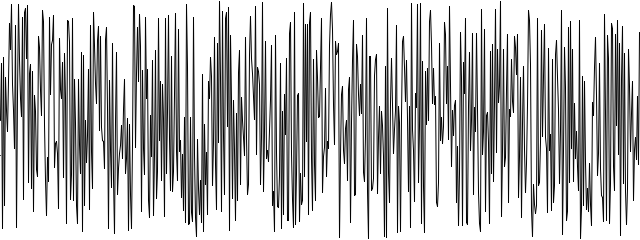
Frame 1 (no input)
Frame 60 (the mouse pressed at the canvas centre just before this capture): identical to frame 1, image omitted
Frame 120 (the mouse held since frame 60 and released just before this capture): identical to frame 1, image omitted

The Processing sketch that drew this single still picture (run headless with seeded random() and noise(); from frame 60 on, the mouse is pressed at the canvas centre):

// Processing sketch: sketch_DrawRandomNoise
// ── sketch_DrawRandomNoise.pde
int[] randomCounts;

void setup() {
  size(640, 240);
  randomCounts = new int[640];
  for (int x = 0; x < randomCounts.length; x++) { 
    randomCounts[x] = int(random(-120,120));
  }
}

void draw() {
  background(255);

  int lastY = 120;
  for (int x = 0; x < randomCounts.length; x++) { 
    int newY = 120+randomCounts[x];
    point(x,newY);
    if (x > 0) {
      line(x-1,lastY, x, newY);
      lastY = newY;
    }
  }
}
